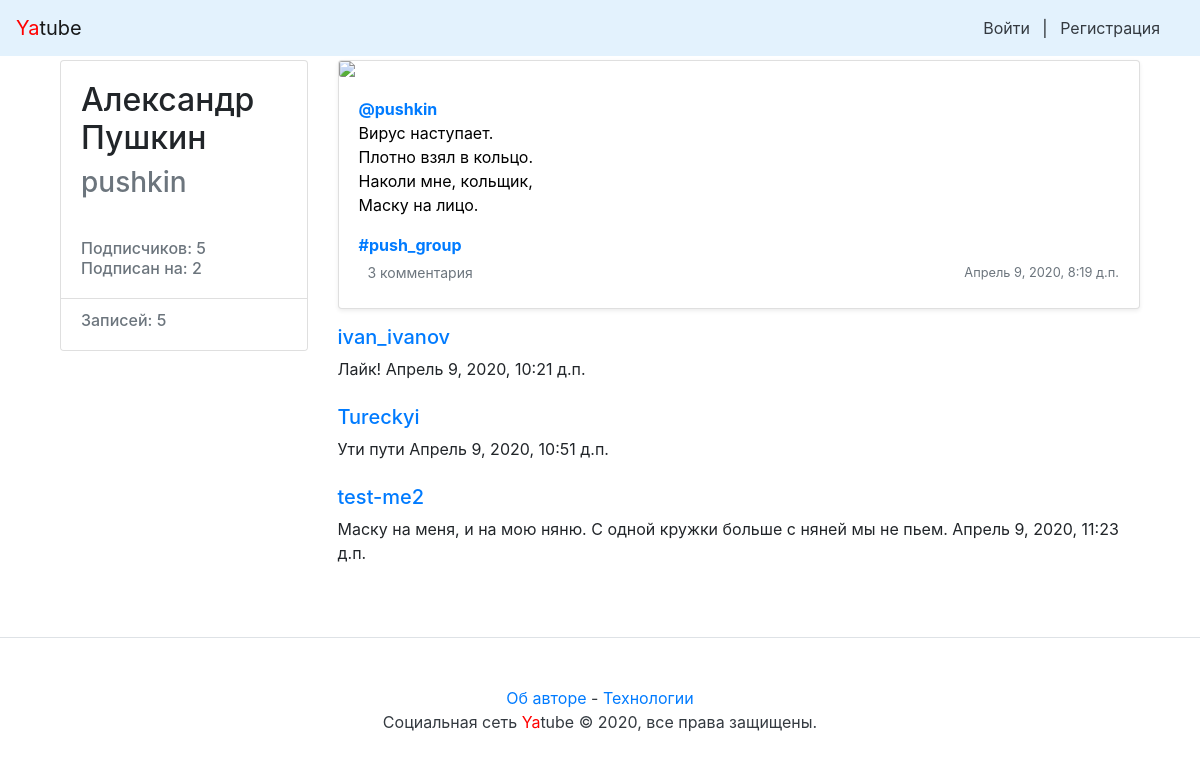
Screenshot of /pushkin/53/ with the database file from the repository.
### posts/models.py (models this page shows, shortened)
class Post(models.Model):
    text = models.TextField()
    pub_date = models.DateTimeField("date published", auto_now_add=True)
    author = models.ForeignKey(User, on_delete=models.CASCADE, related_name="post_author")
    group = models.ForeignKey(Group, blank=True, null=True, on_delete=models.CASCADE, related_name="group")
    image = models.ImageField(upload_to='posts/', blank=True, null=True)

class Group(models.Model):
    title = models.CharField(max_length=200)
    slug = models.SlugField(unique=True)
    description = models.TextField()

class Comment(models.Model):
    post = models.ForeignKey(Post, on_delete=models.CASCADE, related_name="comment")
    author = models.ForeignKey(User, on_delete=models.CASCADE, related_name="comment_author")
    text = models.TextField(blank=False, null=False)
    created = models.DateTimeField("comment_date_pub", auto_now_add=True)

### posts/views.py (the view, shortened to what this page needs)
# urls.py: path("<username>/<int:post_id>/", views.post_view, name="post"),
def post_view(request, username, post_id):
    post = get_object_or_404(Post, pk=post_id)
    profile = get_object_or_404(User, username=username)
    items = Comment.objects.filter(post=post_id)
    if post.author != profile:
        return redirect('profile', username)
    post_count = Post.objects.filter(author=profile).count()
    form = CommentForm()
    return render(request, 'post.html', {'post': post, 'form': form, 'profile': profile,
                                         'post_count': post_count, 'items': items,})

### users/templatetags/user_filters.py (called while the page is built)
@register.filter
def rupluralize(value, endings):
    try:
        endings = endings.split(',')
        if value % 100 in (11, 12, 13, 14):
            return endings[2]
        if value % 10 == 1:
            return endings[0]
        if value % 10 in (2, 3, 4):
            return endings[1]
        else:
            return endings[2]
    except:
        raise TemplateSyntaxError

### yatube/context_processors.py (called while the page is built)
def year(request):
    current_year = dt.datetime.today().year
    return {'year': current_year}

### templates/post.html (shortened to what this page needs)
{% extends "base.html" %}
{% block content%}
<main role="main" class="container">
    <div class="row">
        {% include "left_box.html" with post=post %}
        <div class="col-md-9">
            {% include "post_item.html" with post=post %}
            {% include "comments.html" %}
    </div>
</main>
{% endblock%}

### templates/left_box.html (shortened to what this page needs)
<div class="col-md-3 mb-3 mt-1">
    <div class="card">
            <div class="card-body">
                    <div class="h2">
                        {{ profile.get_full_name }}
                    </div>
                    <div class="h3 text-muted">
                        {{ profile }}
                    </div>
            </div>
            <ul class="list-group list-group-flush">
                    <li class="list-group-item">
                            <div class="h6 text-muted">
                            Подписчиков: {{ profile.following.count }} <br />
                            Подписан на: {{ profile.follower.count }}
                            </div>
                    </li>
                    <li class="list-group-item">
                            <div class="h6 text-muted">
                                Записей: {{ post_count }}
                            </div>
                    </li>
            </ul>
    </div>
</div>

### templates/post_item.html (shortened to what this page needs)
{% load user_filters %}
<div class="card mb-3 mt-1 shadow-sm">
    {% load thumbnail %}
    {% thumbnail post.image "960x339" crop="center" upscale=True as im %}
    <img class="card-img" src="{{ im.url }}" />
    {% endthumbnail %}
    <div class="card-body">
            <p class="card-text">
                    <a name="post_{{ post.id }}" href="{% url 'profile' post.author.username %}">
                            <strong class="d-block text-gray-dark">@{{ post.author }}</strong>
                    </a>
                    <a name="post_{{ post.id }}" href="{% url 'post' post.author.username post.id %}" style="text-decoration: none; color:black;">{{ post.text|linebreaksbr }}</a>
            </p>
            {% if post.group %}
            <a class="card-link muted" href="{% url 'group_posts' post.group.slug %}">
                    <strong class="d-block text-gray-dark">#{{ post.group.title }}</strong>
            </a>
            {% endif %}
            <div class="d-flex justify-content-between align-items-center">
                    <div class="btn-group ">
                            <a class="btn btn-sm text-muted" href="{% url 'post' post.author.username post.id %}" role="button">
                                    {% if post.comment.count %}
                                    {{ post.comment.count }} комментари{{ post.comment.count|rupluralize:"й,я,ев" }}
                                    {% else%}
                                    Добавить комментарий
                                    {% endif %}
                            </a>
                    </div>
                    <small class="text-muted">{{ post.pub_date }}</small>
            </div>
    </div>
</div>

### templates/comments.html (shortened to what this page needs)
{% load user_filters %}
{% for item in items %}
<div class="media mb-4">
<div class="media-body">
        <h5 class="mt-0">
        <a href="{% url 'profile' item.author %}" name="comment_{{ item.id }}">{{ item.author }}</a>
        </h5>
        {{ item.text }}
        {{ item.created }}
</div>
</div>
{% endfor %}

### rows the page displays
Post: author "pushkin", text "Вирус наступает. Плотно взял в кольцо. Наколи мне, кольщик, Маску на лицо.", group "push_group", comment.count "3", comment.count|rupluralize "я", pub_date "Апрель 9, 2020, 8:19 д.п."
Comment: author "ivan_ivanov", text "Лайк!", created "Апрель 9, 2020, 10:21 д.п."
Comment: author "Tureckyi", text "Ути пути", created "Апрель 9, 2020, 10:51 д.п."
Comment: author "test-me2", text "Маску на меня, и на мою няню. С одной кружки больше с няней мы не пьем.", created "Апрель 9, 2020, 11:23 д.п."

### other values shown
{{ profile.get_full_name }} "Александр Пушкин"
{{ profile }} "pushkin"
{{ profile.following.count }} "5"
{{ profile.follower.count }} "2"
{{ post_count }} "5"
